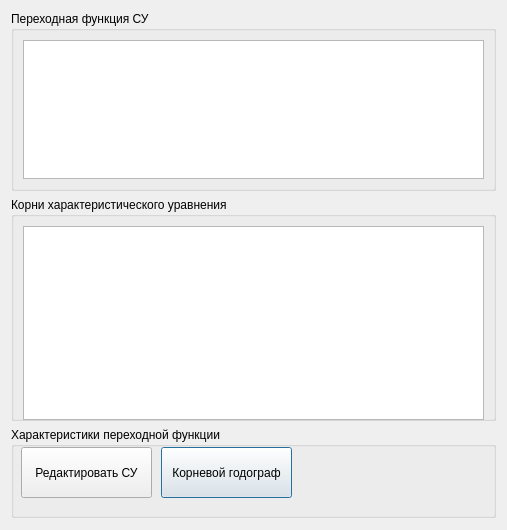
<?xml version="1.0" encoding="UTF-8"?>
<ui version="4.0">
 <class>OutputDialog</class>
 <widget class="QDialog" name="OutputDialog">
  <property name="geometry">
   <rect>
    <x>0</x>
    <y>0</y>
    <width>507</width>
    <height>530</height>
   </rect>
  </property>
  <property name="minimumSize">
   <size>
    <width>0</width>
    <height>530</height>
   </size>
  </property>
  <property name="maximumSize">
   <size>
    <width>16777215</width>
    <height>530</height>
   </size>
  </property>
  <property name="windowTitle">
   <string>Dialog</string>
  </property>
  <layout class="QVBoxLayout" name="verticalLayout">
   <item>
    <widget class="QGroupBox" name="groupBox_CS">
     <property name="minimumSize">
      <size>
       <width>0</width>
       <height>180</height>
      </size>
     </property>
     <property name="maximumSize">
      <size>
       <width>16777215</width>
       <height>180</height>
      </size>
     </property>
     <property name="title">
      <string>Переходная функция СУ</string>
     </property>
     <layout class="QHBoxLayout" name="horizontalLayout_2">
      <item>
       <widget class="QTextEdit" name="CS_textEdit">
        <property name="enabled">
         <bool>true</bool>
        </property>
        <property name="font">
         <font>
          <pointsize>14</pointsize>
         </font>
        </property>
        <property name="readOnly">
         <bool>true</bool>
        </property>
        <property name="textInteractionFlags">
         <set>Qt::TextSelectableByKeyboard|Qt::TextSelectableByMouse</set>
        </property>
       </widget>
      </item>
     </layout>
    </widget>
   </item>
   <item>
    <widget class="QGroupBox" name="groupBox_roots">
     <property name="minimumSize">
      <size>
       <width>0</width>
       <height>224</height>
      </size>
     </property>
     <property name="maximumSize">
      <size>
       <width>16777215</width>
       <height>224</height>
      </size>
     </property>
     <property name="title">
      <string>Корни характеристического уравнения</string>
     </property>
     <layout class="QHBoxLayout" name="horizontalLayout">
      <item>
       <widget class="QTableView" name="tableView_roots">
        <property name="minimumSize">
         <size>
          <width>0</width>
          <height>194</height>
         </size>
        </property>
        <property name="maximumSize">
         <size>
          <width>16777215</width>
          <height>194</height>
         </size>
        </property>
       </widget>
      </item>
     </layout>
    </widget>
   </item>
   <item>
    <widget class="QGroupBox" name="groupBox_plots">
     <property name="minimumSize">
      <size>
       <width>0</width>
       <height>91</height>
      </size>
     </property>
     <property name="maximumSize">
      <size>
       <width>16777215</width>
       <height>91</height>
      </size>
     </property>
     <property name="title">
      <string>Характеристики переходной функции</string>
     </property>
     <widget class="QPushButton" name="pushButton_rootlocus">
      <property name="geometry">
       <rect>
        <x>150</x>
        <y>20</y>
        <width>131</width>
        <height>51</height>
       </rect>
      </property>
      <property name="text">
       <string>Корневой годограф</string>
      </property>
     </widget>
     <widget class="QPushButton" name="pushButton_EditTF">
      <property name="geometry">
       <rect>
        <x>10</x>
        <y>20</y>
        <width>131</width>
        <height>51</height>
       </rect>
      </property>
      <property name="text">
       <string>Редактировать СУ</string>
      </property>
     </widget>
    </widget>
   </item>
  </layout>
 </widget>
 <resources/>
 <connections/>
</ui>
